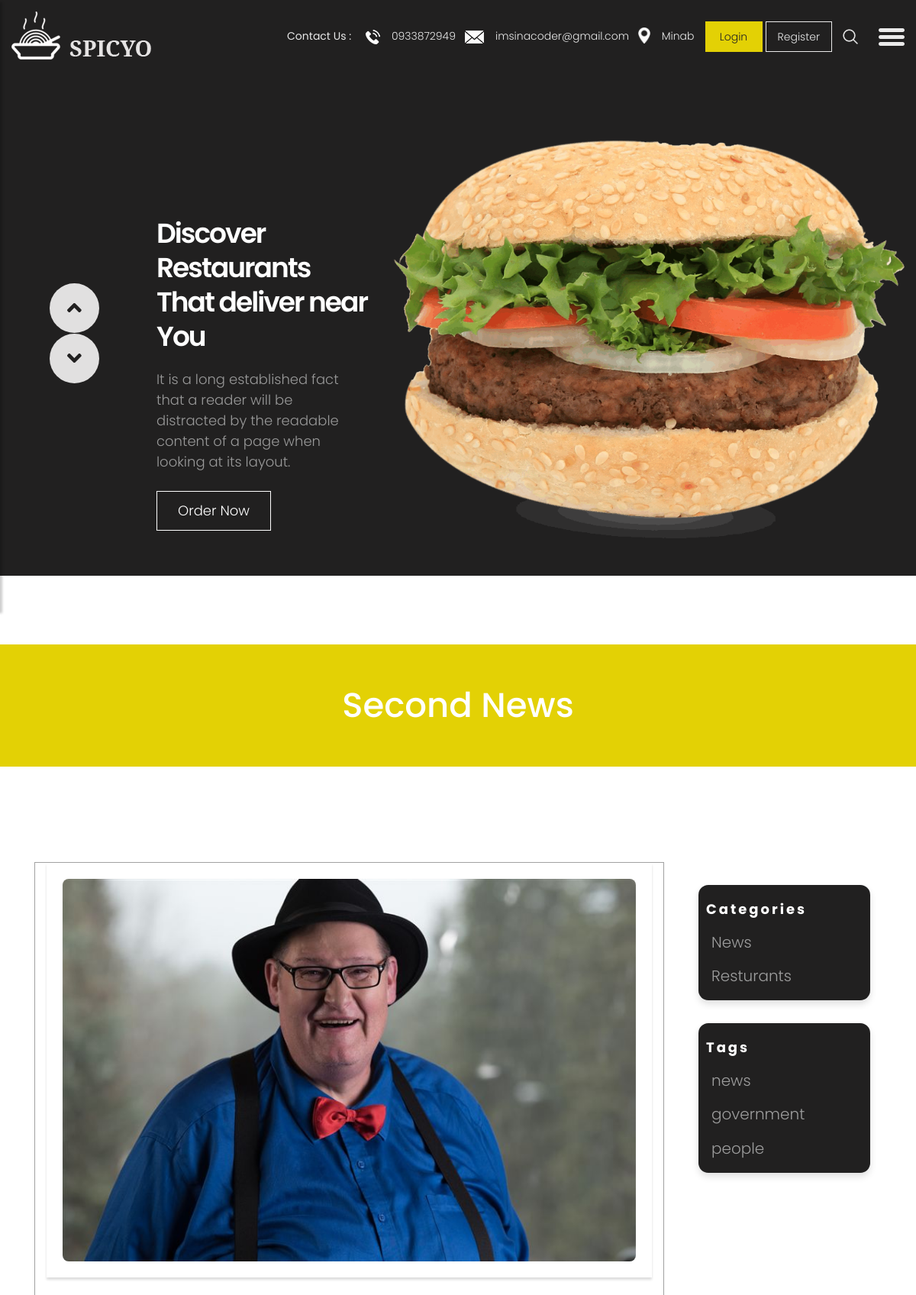
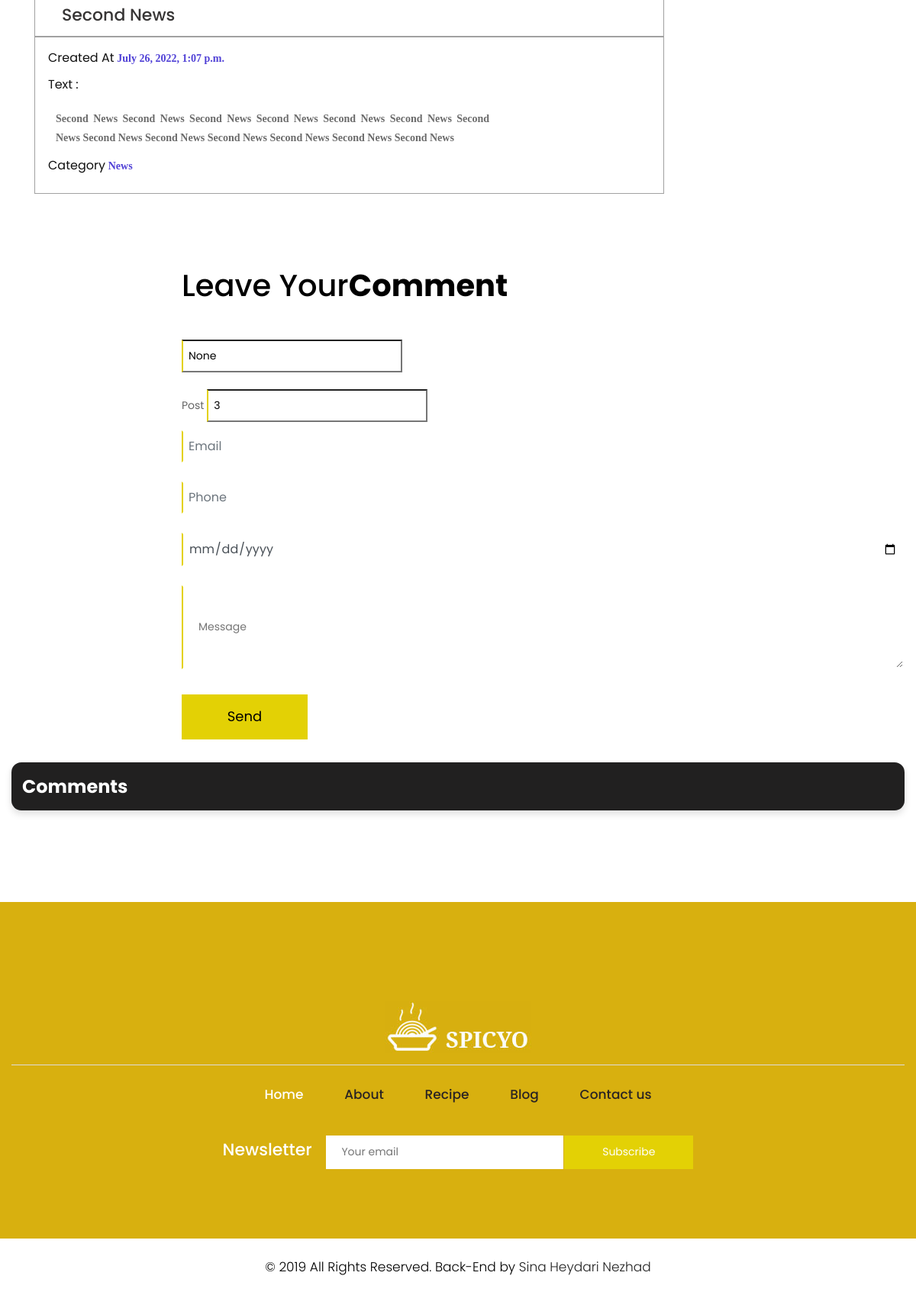
Page /blog/3 on the committed database (2 pictures, top to bottom).
### sitedetails/models.py (models this page shows, shortened)
class SiteDetails(models.Model):
    title = models.CharField(max_length=225)
    email = models.EmailField()
    location = models.CharField(max_length=225)
    copyright = models.CharField(max_length=225)
    phone = models.CharField(max_length=225 , default="0933872949")

### blog/models.py (models this page shows, shortened)
class Post(models.Model):
    title = models.CharField(max_length=50)
    content = models.TextField()
    author = models.ForeignKey(User , on_delete=models.CASCADE)
    created = models.DateTimeField(default=timezone.now)
    category = models.ForeignKey('Category' , on_delete=models.SET_NULL , null=True , blank=True)
    image = models.ImageField(upload_to='blog/' , default='blog/163529.jpg')
    tags = TaggableManager()
    class Meta:
        verbose_name = "Post"
        verbose_name_plural = "Posts"

class Category(models.Model):
    name = models.CharField(max_length=225)
    def __str__(self) :
        return self.name
    class Meta:
        verbose_name = "Category"
        verbose_name_plural = "Categories"

### blog/views.py (the view)
# urls.py: path('<int:id>',views.post_detail,name="blog_detail"),
def post_detail(request , id):
    site_info = SiteDetails.objects.last()
    post = models.Post.objects.get(id=id)
    comments = models.Comments.objects.filter(post_id=id)
    categories = models.Category.objects.all()
    context = {"post" : post , "categories" : categories , "comments" : comments  ,    "site_info" : site_info, }
    return render(request , "blog/detail.html" , context)

### blog/templates/blog/detail.html (shortened to what this page needs)
{% extends 'base.html' %}
{% block body %}
{% load static %}
<div class="yellow_bg">
   <div class="container">
            <div class="row">
               <div class="col-md-12">
                  <div class="title">
                     <h2>{{post.title}}</h2>
                  </div>
               </div>
            </div>
          </div>
</div>
<div class="blog">
  <div class="container">
    <div class="row">
      <div class="col-xl-9 col-lg-9 col-md-12 col-sm-12 mar_bottom">
<div class="col-xs-12">
        <div class="blog_box blog_box_inline col-xl-12 col-lg-6 col-md-6 col-sm-12">
          <div class="blog_img_box">
            <figure><img src='../../media/{{post.image}}' alt="#"/>
            </figure>
          </div>
          <h3>{{post.title}}</h3>
        </div>
        <div class="blog_box blog_box_inline col-xl-12 col-lg-6 col-md-6 col-sm-12">
           <div class="textboxfordetailmeal">
               <div>     <h4>Created At </h4>
                <span>{{post.created}}</span> <strong></strong></div>
                    <div>     <h4>Text : </h4>
                        <span class="content-blog">{{post.content}} </span><strong></strong></div>
                        <div>     <h4>Category</h4>
                          <span>{{post.category}} </span><strong></strong></div>
        </div>
          </div>
        </div>
      </div>
      <div class="col-xl-3 col-lg-3 col-md-12 col-sm-12 mar_bottom">
        <div class="col-xl-12 col-lg-12 col-md-12 col-sm-12 mar_bottom">
          <div class="post_category">
            <h3>Categories</h3>
            <ul>
              {% for category in categories %}
              <a href="{% url 'blog:post_categories' category %}">
              <li>
                {{category.name}}
              </li>
            </a>
              {% endfor %}
            </ul>
          </div>
      </div>
      <div class="col-xl-12 col-lg-12 col-md-12 col-sm-12 mar_bottom">
        <div class="post_category">
          <h3>Tags</h3>
          <ul>
        {% for tag in post.tags.all %}
        <a href="{% url 'blog:post_tags' tag%}">
            <li>
              {{tag}}
            </li>
        </a>
            {% endfor %}
          </ul>
        </div>
    </div>
    </div>
  </div>
</div>
<div class="footer commentSection">
  <div class="container-fluid">
      <div class="row">
        <div class=" col-md-12">
          <h2>Leave Your<strong class="black">Comment</strong></h2>
        </div>
          <div class="col-xl-12 col-lg-12 col-md-6 col-sm-12">
               <form action="{%url 'blog:add_comment' %}" class="main_form" method="post">
                  <div class="row">
                    <div class="col-xl-12 col-lg-12 col-md-12 col-sm-12">
<span class="select_comment">
  <input type="text"id="" name="user_id"  value="{{user.id}}" placeholder="Leave your name"
  >
</span>
               </div>
               <div class="col-xl-12 col-lg-12 col-md-12 col-sm-12">
                <span class="select_comment">
              Post
            <input type="text" name="post_id" id="" value="{{post.id}}" placeholder="">
                </span>
                               </div>
                      <div class="col-xl-12 col-lg-12 col-md-12 col-sm-12">
                          <input class="form-control" placeholder="Email" type="email" name="email">
                      </div>
                      <div class="col-xl-12 col-lg-12 col-md-12 col-sm-12">
                          <input class="form-control" placeholder="Phone" type="number" name="phone">
                      </div>
                      <div class="col-xl-12 col-lg-12 col-md-12 col-sm-12">
                        <input class="form-control" placeholder="Date and time" type="date" name="created">
                    </div>
                      <div class="col-xl-12 col-lg-12 col-md-12 col-sm-12">
                          <textarea class="textarea" placeholder="Message" type="text" name="text"></textarea>
                      </div>
                      <div class="col-xl-12 col-lg-12 col-md-12 col-sm-12">
                          <button type="submit" class="send">Send</button>
                      </div>
                </div>
              </form>
          </div>
          <div class="col-xl-12 col-lg-12 col-md-12 col-sm-12 mar_bottom">
            <div class="post_category post_comments">
              <h1>Comments</h1>
            </div>
        </div>
{% endblock %}

### templates/includes/header.html
{% load static %}
<header>
    <div class="container-fluid">
        <div class="row">
            <div class="col-md-3">
                <div class="full">
                    <a class="logo" href="{% url 'meals:meal_search' %}"><img src="{% static 'site_static/images/logo.png' %}" alt="#" /></a>
                </div>
            </div>
            <div class="col-md-9">
                <div class="full">
                    <div class="right_header_info">
                        <ul>
                            <li class="dinone">Contact Us : <img style="margin-right: 15px;margin-left: 15px;" src="{% static 'site_static/images/phone_icon.png' %}" alt="#"><a href="#">{{site_info.phone}}</a></li>
                            <li class="dinone"><img style="margin-right: 15px;" src="{% static 'site_static/images/mail_icon.png' %}" alt="#"><a href="#">{{site_info.email}}</a></li>
                            <li class="dinone"><img style="margin-right: 15px;height: 21px;position: relative;top: -2px;" src="{% static 'site_static/images/location_icon.png' %}" alt="#"><a href="#">{{site_info.location}}</a></li>
                            <li class="button_user">
                                {% if user.is_authenticated %}
                                <a class="button" href="javascript:{document.getElementById('logout').submit()}">LogOut</a>
                                <form action="{% url 'account:logout' %}" id="logout" method="POST">
                                    {% csrf_token %}
                                    <input type="hidden" name="" id="">
                                 </form>
                                {% else %}
                                <a class="button active" href="{% url 'account:login' %}">Login</a>
                                <a class="button" href="{% url 'account:register' %}">Register</a>
                                {% endif %}
                            </li>
                            <li><img style="margin-right: 15px;" src="{% static 'site_static/images/search_icon.png' %}" alt="#"></li>
                            <li>
                                <button type="button" id="sidebarCollapse">
                                    <img src="{% static 'site_static/images/menu_icon.png'  %}" alt="#">
                                </button>
                            </li>
                        </ul>
                    </div>
                </div>
            </div>
        </div>
    </div>
</header>

### static/site_static/css/responsive.css (style rules this page uses)
@media (min-width: 1200px) and (max-width: 1500px) { .right_header_info ul li { font-size: 14px; margin-left: 12px; } }

### rows in the picture
SiteDetails: phone "0933872949", email "imsinacoder@gmail.com", location "Minab"
Post: title "Second News", image (picture), created "July 26, 2022, 1:07 p.m.", content "Second News Second News Second News Second News Second News Second News Second News Second News Second News Second News Second News Second News Second News", category "News", post_id "3"
Category: name "News"
Category: name "Resturants"
Tag: name "news"
Tag: name "government"
Tag: name "people"
